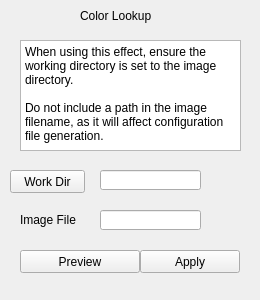
<?xml version="1.0" encoding="UTF-8"?>
<ui version="4.0">
 <class>ColorLookupWidget</class>
 <widget class="QWidget" name="ColorLookupWidget">
  <property name="geometry">
   <rect>
    <x>0</x>
    <y>0</y>
    <width>260</width>
    <height>300</height>
   </rect>
  </property>
  <property name="windowTitle">
   <string>Form</string>
  </property>
  <widget class="QLineEdit" name="filenameEdit">
   <property name="geometry">
    <rect>
     <x>100</x>
     <y>210</y>
     <width>101</width>
     <height>20</height>
    </rect>
   </property>
   <property name="inputMethodHints">
    <set>Qt::ImhDigitsOnly</set>
   </property>
  </widget>
  <widget class="QLabel" name="label_3">
   <property name="geometry">
    <rect>
     <x>20</x>
     <y>210</y>
     <width>71</width>
     <height>20</height>
    </rect>
   </property>
   <property name="text">
    <string>Image File</string>
   </property>
  </widget>
  <widget class="QPushButton" name="previewBtn">
   <property name="geometry">
    <rect>
     <x>20</x>
     <y>250</y>
     <width>120</width>
     <height>23</height>
    </rect>
   </property>
   <property name="text">
    <string>Preview</string>
   </property>
  </widget>
  <widget class="QLabel" name="label">
   <property name="geometry">
    <rect>
     <x>80</x>
     <y>0</y>
     <width>101</width>
     <height>31</height>
    </rect>
   </property>
   <property name="text">
    <string>Color Lookup</string>
   </property>
  </widget>
  <widget class="QPushButton" name="applyBtn">
   <property name="geometry">
    <rect>
     <x>140</x>
     <y>250</y>
     <width>100</width>
     <height>23</height>
    </rect>
   </property>
   <property name="text">
    <string>Apply</string>
   </property>
  </widget>
  <widget class="QPlainTextEdit" name="plainTextEdit">
   <property name="geometry">
    <rect>
     <x>20</x>
     <y>40</y>
     <width>221</width>
     <height>111</height>
    </rect>
   </property>
   <property name="plainText">
    <string>When using this effect, ensure the working directory is set to the image directory.

Do not include a path in the image filename, as it will affect configuration file generation.</string>
   </property>
  </widget>
  <widget class="QLineEdit" name="workDirEdit">
   <property name="geometry">
    <rect>
     <x>100</x>
     <y>170</y>
     <width>101</width>
     <height>20</height>
    </rect>
   </property>
   <property name="inputMethodHints">
    <set>Qt::ImhDigitsOnly</set>
   </property>
   <property name="readOnly">
    <bool>true</bool>
   </property>
  </widget>
  <widget class="QPushButton" name="workDirBtn">
   <property name="geometry">
    <rect>
     <x>10</x>
     <y>170</y>
     <width>75</width>
     <height>23</height>
    </rect>
   </property>
   <property name="text">
    <string>Work Dir</string>
   </property>
  </widget>
 </widget>
 <resources/>
 <connections/>
</ui>
